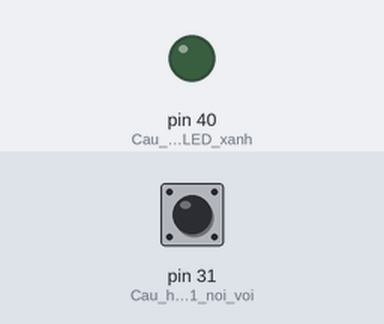
Simulated run of this sketch. Board: Arduino Mega 2560, built with avr-gcc and run on an emulated ATmega2560. Parts: output pins drawn as LEDs (lit = HIGH). Inputs (shaded band) come from the test bench; at power-on: pin 31 (Cau_hinh_chan_31_noi_voi) HIGH. What the sketch prints to the serial monitor is not drawn.

Above: at 1.2 s.
1.3 s: pin 31 (Cau_hinh_chan_31_noi_voi) pulled LOW for 0.15 s
At 1.38 s:
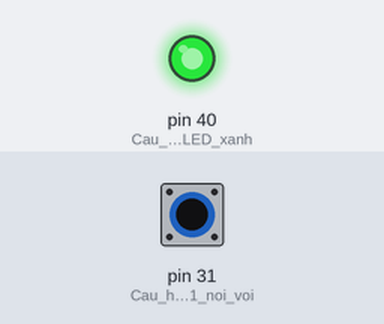
2.9 s: pin 31 (Cau_hinh_chan_31_noi_voi) pulled LOW for 3.2 s
At 6.4 s:
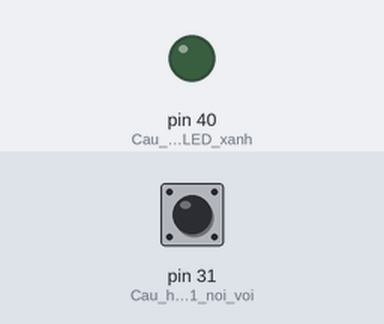
Timing chart, 0 to 7.9 s (numbered marks = the images above; inputs shaded):
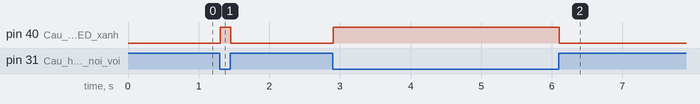

The sketch:

3.Button_LED.ino
```cpp
//Chuong trinh an nut sang LED
void setup()
{
  // put your setup code here, to run once:
  //Cau hinh uart
  Serial.begin(9600);
  pinMode(31, INPUT_PULLUP); //Cau hinh chan 31 noi voi nut nhan,tro keo len
  pinMode(40,OUTPUT);  //Cau hinh LED xanh (tren kit) la output
}

void loop()
{
  // put your main code here, to run repeatedly:
  //Chuong trinh chinh
  int buttonVal = digitalRead(31);
  //In gia tri cua nut nhan
  Serial.println(buttonVal);
  //Kiem tra neu nut chua duoc nhan thi tat LED
  if (buttonVal == HIGH)
  {
    digitalWrite(40, LOW);
  }else{
    digitalWrite(40,HIGH); //Nguoc lai thi bat LED
  }
}
```

Measured:
- after the input at 1.3 s, pin 40 (Cau_hinh_LED_xanh): LOW → HIGH at once, → LOW 0.15 s later
- after the input at 2.9 s, pin 40 (Cau_hinh_LED_xanh): LOW → HIGH at once, → LOW 3.2 s later
